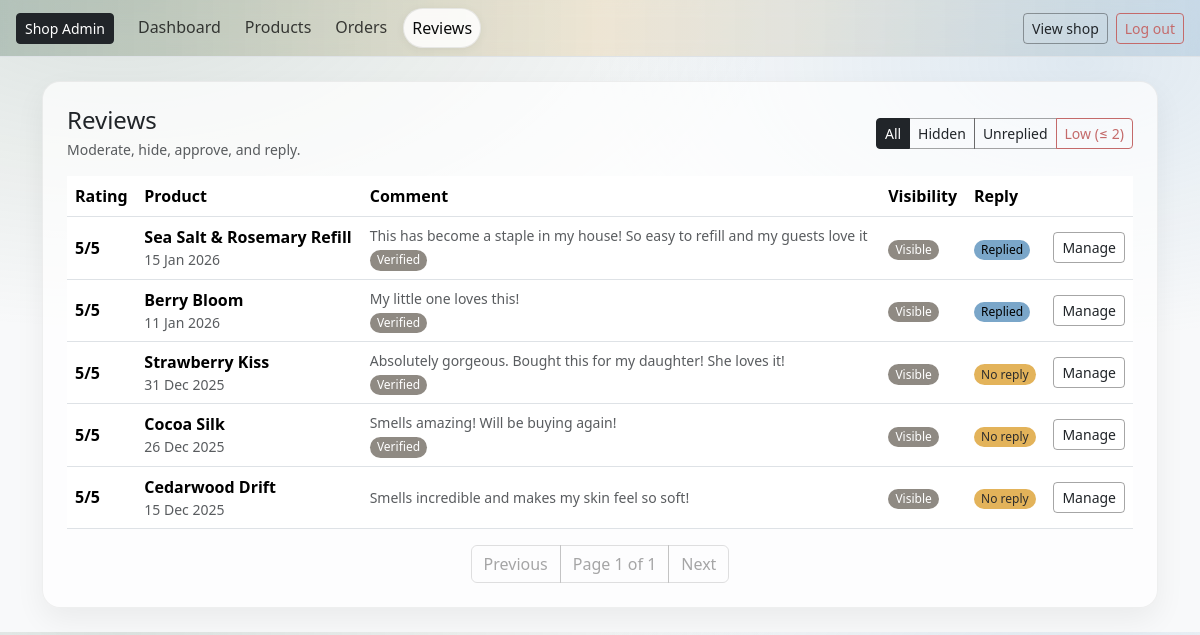
Before: /owner/reviews/ (signed in) with the older database file.
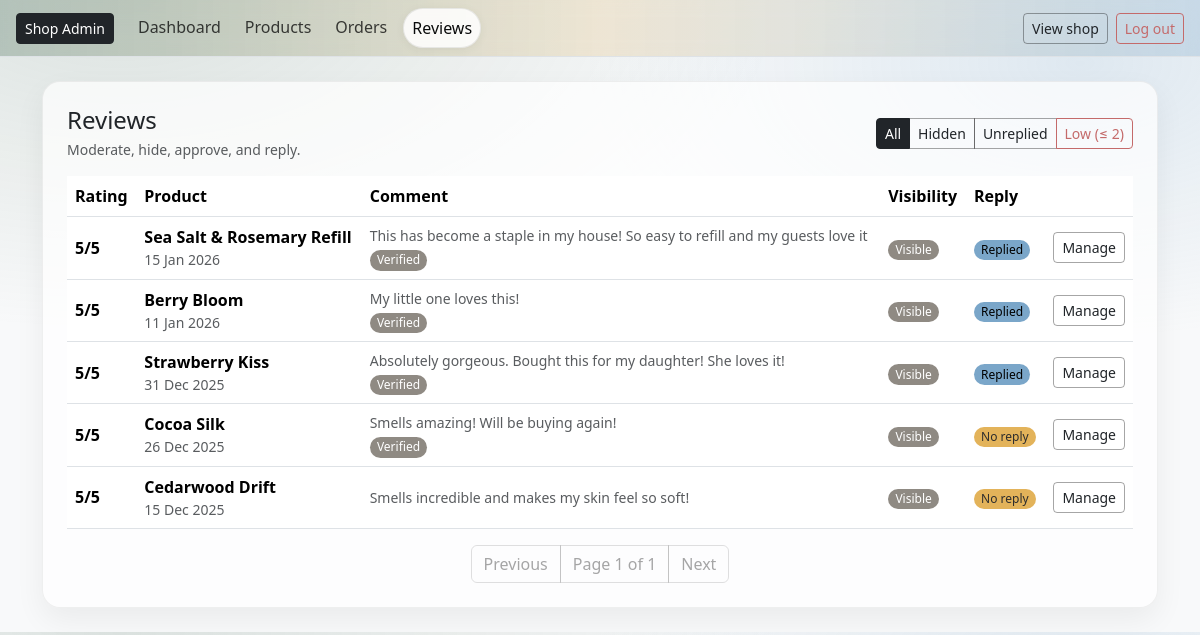
After: the same page with the newer database file.
### reviews/models.py (models this page shows, shortened)
class Review(models.Model):
    user = models.ForeignKey(settings.AUTH_USER_MODEL, on_delete=models.CASCADE)
    product = models.ForeignKey(Product, on_delete=models.CASCADE, related_name="reviews")
    rating = models.PositiveSmallIntegerField()
    comment = models.TextField(blank=True)
    created_at = models.DateTimeField(auto_now_add=True)
    verified_purchase = models.BooleanField(default=False)
    order = models.ForeignKey(Order, null=True, blank=True, on_delete=models.SET_NULL)
    is_approved = models.BooleanField(default=False)
    owner_reply = models.TextField(blank=True)
    owner_replied_at = models.DateTimeField(null=True, blank=True)
    updated_at = models.DateTimeField(auto_now=True)
    class Meta:
        unique_together = ("user", "product")
        ordering = ["-created_at"]

### catalog/models.py (models this page shows, shortened)
class Product(models.Model):
    title = models.CharField(max_length=160)
    slug = models.SlugField(max_length=180, unique=True, blank=True)
    description = models.TextField(blank=True)
    scent = models.CharField(max_length=50, help_text="e.g. Lavender, Citrus")
    weight_g = models.PositiveIntegerField(help_text="Net weight in grams")
    price = models.DecimalField(max_digits=6, decimal_places=2)
    stock_qty = models.PositiveIntegerField(default=0)
    active = models.BooleanField(default=True)
    created_at = models.DateTimeField(auto_now_add=True)
    tags = models.CharField(
        max_length=250,
        blank=True,
        help_text="Comma-separated tags, e.g. winter, woody, refillable"
    )
    class Meta:
        ordering = ["title"]

### owner/views.py (the view)
# urls.py: path("reviews/", views.owner_reviews, name="owner_reviews"),
@staff_member_required(login_url="owner:owner_login")
def owner_reviews(request):
    qs = Review.objects.select_related("product", "user").order_by("-created_at")
    status = request.GET.get("status", "all")
    if status == "pending":
        qs = qs.filter(is_approved=False)
    elif status == "low":
        qs = qs.filter(rating__lte=LOW_RATING_THRESHOLD)
    elif status == "unreplied":
        qs = qs.filter(Q(owner_reply="") | Q(owner_reply__isnull=True))
    paginator = Paginator(qs, 20)
    page_number = request.GET.get("page")
    page_obj = paginator.get_page(page_number)
    return render(
        request, "owner/reviews.html", {
            "reviews": page_obj,
            "page_obj": page_obj,
            "paginator": paginator,
            "status": status,
            "low_threshold": LOW_RATING_THRESHOLD,
        })

### cart/context_processors.py (called while the page is built)
def cart_count(request):
    cart = get_or_create_cart(request)
    try:
        count = sum(i.qty for i in cart.items.all())
    except Exception:
        count = 0
    return {"cart_count": count}

### cart/utils.py (called while the page is built)
def get_or_create_cart(request):
    if not request.session.session_key:
        request.session.create()
    request.session.set_expiry(60 * 60 * 24 * 14)
    session_key = request.session.session_key
    if request.user.is_authenticated:
        cart, created = Cart.objects.get_or_create(
            user=request.user,
            defaults={"session_key": session_key},
        )
        if not cart.session_key:
            cart.session_key = session_key
            cart.save(update_fields=["session_key"])
        return cart
    cart, _ = Cart.objects.get_or_create(user=None, session_key=session_key)
    return cart

### owner/templates/owner/reviews.html (shortened to what this page needs)
{% extends "owner/base_owner.html" %}
{% load tag_extras %}
{% block content %}
<div class="d-flex flex-wrap justify-content-between align-items-center gap-2 mb-3">
  <div>
    <h1 class="h4 mb-1">Reviews</h1>
    <div class="text-muted small">Moderate, hide, approve, and reply.</div>
  </div>
  <div class="btn-group">
    <a class="btn btn-sm btn-outline-dark {% if status == 'all' %}active{% endif %}" href="?status=all">All</a>
    <a class="btn btn-sm btn-outline-dark {% if status == 'pending' %}active{% endif %}" href="?status=pending">Hidden</a>
    <a class="btn btn-sm btn-outline-dark {% if status == 'unreplied' %}active{% endif %}" href="?status=unreplied">Unreplied</a>
    <a class="btn btn-sm btn-outline-danger {% if status == 'low' %}active{% endif %}" href="?status=low">
      Low (≤ {{ low_threshold }})
    </a>
  </div>
</div>
<div class="table-responsive">
  <table class="table align-middle">
    <thead>
      <tr>
        <th>Rating</th>
        <th>Product</th>
        <th>Comment</th>
        <th>Visibility</th>
        <th>Reply</th>
        <th class="text-end"></th>
      </tr>
    </thead>
    <tbody>
      {% for r in reviews %}
      <tr class="{% if r.rating <= low_threshold %}table-warning{% endif %}">
        <td>
          <span class="fw-semibold">{{ r.rating }}/5</span>
        </td>
        <td>
          <div class="fw-semibold">{{ r.product.title }}</div>
          <div class="small text-muted">{{ r.created_at|date:"d M Y" }}</div>
        </td>
        <td style="min-width: 320px;">
          <div class="text-muted small">{{ r.comment|default:"(No comment)"|truncatechars:120 }}</div>
          {% if r.verified_purchase %}
            <span class="badge text-bg-success mt-1">Verified</span>
          {% endif %}
        </td>
        <td>
          {% if r.is_approved %}
            <span class="badge text-bg-success">Visible</span>
          {% else %}
            <span class="badge text-bg-secondary">Hidden</span>
          {% endif %}
        </td>
        <td>
          {% if r.owner_reply %}
            <span class="badge text-bg-info">Replied</span>
          {% else %}
            <span class="badge text-bg-warning">No reply</span>
          {% endif %}
        </td>
        <td class="text-end">
          <a class="btn btn-sm btn-outline-dark" href="{% url 'owner:owner_review_detail' r.pk %}">Manage</a>
        </td>
      </tr>
      {% empty %}
      <tr><td colspan="6" class="text-center text-muted py-4">No reviews found.</td></tr>
      {% endfor %}
    </tbody>
  </table>
  <nav class="mt-3">
    <ul class="pagination justify-content-center mb-0">
      {% if page_obj.has_previous %}
        <li class="page-item">
          <a class="page-link"
            href="?{% querystring request.GET 'page' page_obj.previous_page_number %}">
            Previous
          </a>
        </li>
      {% else %}
        <li class="page-item disabled"><span class="page-link">Previous</span></li>
      {% endif %}
      <li class="page-item disabled">
        <span class="page-link">Page {{ page_obj.number }} of {{ page_obj.paginator.num_pages }}</span>
      </li>
      {% if page_obj.has_next %}
        <li class="page-item">
          <a class="page-link"
            href="?{% querystring request.GET 'page' page_obj.next_page_number %}">
            Next
          </a>
        </li>
      {% else %}
        <li class="page-item disabled"><span class="page-link">Next</span></li>
      {% endif %}
    </ul>
  </nav>
</div>
{% endblock %}

Changed rows visible on the page:
changed Review "31 Dec 2025": owner_reply "No reply" → "Replied"
